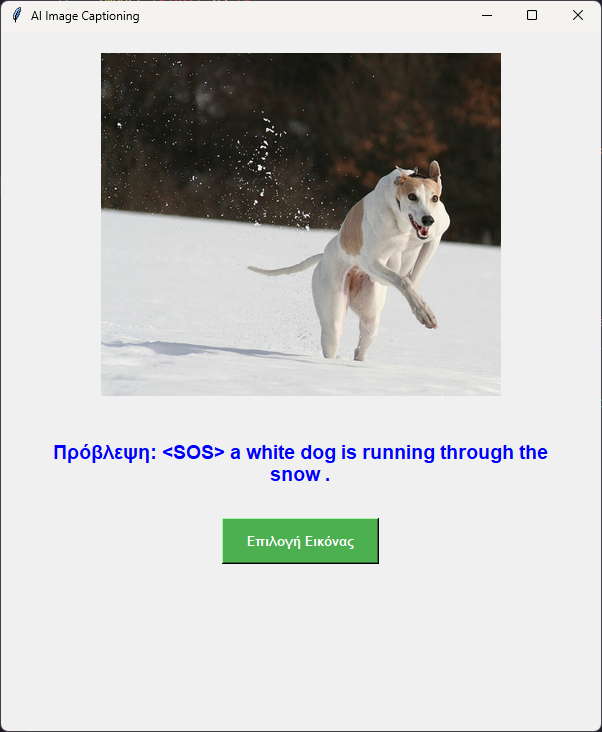
#> input picture Στιγμιότυπο οθόνης 2026-03-19 232005.png, 602 x 732 px
$ python -i imageClassifier.py   (imports and definitions only)   (older library calls are emulated)
#> lines starting #> are read from the running program, lines starting #| are printed output that depends on the picture

# Φόρτωση απαραίτητων βιβλιοθηκών

import numpy as np  # Για αριθμητικούς υπολογισμούς, πίνακες και μαθηματικές πράξεις
import cv2  # OpenCV για επεξεργασία εικόνας (π.χ. υπολογισμός histogram, μετατροπή χρωματικού χώρου)
import matplotlib.pyplot as plt  # Για plotting και visualization γραφημάτων
import seaborn as sns  # Για στατιστικά γραφήματα

# TensorFlow/Keras για deep learning
from tensorflow.keras.datasets import cifar10, cifar100 # Για να φορτώσουμε τα CIFAR-10 και CIFAR-100 datasets
from tensorflow.keras.models import Sequential  # Για να φτιάξουμε μοντέλα MLP
from tensorflow.keras.layers import Dense, Dropout  # Dense πλήρως συνδεδεμένο layer, Dropout για regularization
from tensorflow.keras.optimizers import Adam  # Optimizer για gradient descent
from tensorflow.keras.callbacks import EarlyStopping  # Σταματά το training όταν δεν βελτιώνεται


from sklearn.model_selection import train_test_split  # Διαχωρισμός dataset σε train/val/test
from sklearn.neighbors import KNeighborsClassifier  # KNN για classification
from sklearn.metrics import (  # Metrics για αξιολόγηση μοντέλων
    accuracy_score,  # Απλή ακρίβεια
    classification_report,  # Precision/Recall/F1 ανά κλάση
    confusion_matrix  # Πίνακας σύγχυσης
)

""" Φόρτωση των συνόλων δεδομένων

Για την υλοποίηση της εργασίας χρησιμοποιήθηκαν τα σύνολα δεδομένων CIFAR-10 και CIFAR-100, τα οποία παρέχονται έτοιμα μέσω της βιβλιοθήκης Keras.
Το CIFAR-10 περιλαμβάνει 60.000 έγχρωμες εικόνες διαστάσεων 32×32 κατανεμημένες σε 10 κατηγορίες, ενώ το CIFAR-100 περιλαμβάνει τον ίδιο αριθμό εικόνων αλλά κατανεμημένες σε 100 κατηγορίες.
Για το CIFAR-100 χρησιμοποιήθηκαν τα fine labels.
Τα δεδομένα διαχωρίζονται σε σύνολα εκπαίδευσης και ελέγχου, ενώ ο αριθμός των κλάσεων χρησιμοποιείται αργότερα για τον ορισμό της εξόδου του νευρωνικού δικτύου."""

# Φόρτωση Dataset

# [13 lines left out: function load_dataset, not called in this run]
    # flatten() για να έχουμε 1D array αντί για column vector

"""Προεπεξεργασία δεδομένων

Στο στάδιο της προεπεξεργασίας πραγματοποιείται κανονικοποίηση των τιμών των εικονοστοιχείων από το εύρος [0, 255] στο [0, 1].
Η κανονικοποίηση είναι απαραίτητη ώστε τα χαρακτηριστικά να βρίσκονται στην ίδια κλίμακα και να διευκολύνεται η εκπαίδευση των ταξινομητών.
Στη συνέχεια, το σύνολο εκπαίδευσης χωρίζεται σε σύνολα εκπαίδευσης και επικύρωσης (validation), ώστε να είναι δυνατή η παρακολούθηση της απόδοσης του μοντέλου κατά τη διάρκεια της εκπαίδευσης και να αποφευχθεί το overfitting."""
# Κανονικοποίηση εικόνων

def normalize_images(x):
    # Μετατρέπουμε τύπο σε float32 και κανονικοποιούμε [0,255] -> [0,1]
    return x.astype(np.float32) / 255.0


# Split σε training & validation

# [5 lines left out: function split_train_validation, not called in this run]

"""Εξαγωγή χρωματικών χαρακτηριστικών Color Histograms

Για την περιγραφή του χρώματος κάθε εικόνας υλοποιήθηκαν χρωματικά ιστογράμματα στον χρωματικό χώρο RGB.
Για κάθε ένα από τα τρία κανάλια R, G, B υπολογίζεται ένα ιστόγραμμα με προκαθορισμένο αριθμό bins.
Τα ιστογράμματα κανονικοποιούνται και στη συνέχεια συγχωνεύονται σε ένα ενιαίο διάνυσμα χαρακτηριστικών.
Με αυτόν τον τρόπο, κάθε εικόνα αναπαρίσταται από τη συνολική κατανομή των χρωμάτων της, αγνοώντας τη χωρική διάταξη των εικονοστοιχείων."""

# Color histogram feature extraction

# [12 lines left out: function extract_color_histogram, not called in this run]

"""Εξαγωγή χαρακτηριστικών ακμών (Edge Histograms)

Για την περιγραφή της δομής και της υφής των εικόνων χρησιμοποιήθηκαν ιστογράμματα ακμών.
Αρχικά, κάθε εικόνα μετατρέπεται σε εικόνα αποχρώσεων του γκρι.
Στη συνέχεια εφαρμόζονται οι τελεστές Sobel στους άξονες x και y, ώστε να υπολογιστούν οι κλίσεις της έντασης.
Από τις κλίσεις υπολογίζεται το gradient magnitude, το οποίο περιγράφει την ένταση των ακμών.
Τέλος, δημιουργείται ιστόγραμμα των τιμών της βαθμίδας, το οποίο αποτελεί το διάνυσμα χαρακτηριστικών της εικόνας."""

# Edge histogram feature extraction

def extract_edge_histogram(image, bins=16):
#> called with bins = 16
    gray = cv2.cvtColor(image, cv2.COLOR_RGB2GRAY)  # Μετατροπή σε grayscale
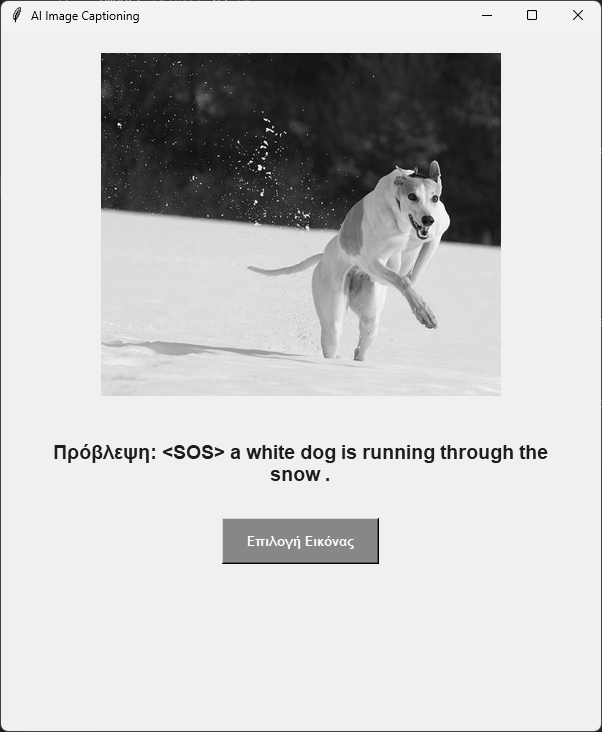
#> gray: shape (732, 602); min 0, max 255, mean 200.8

    # Υπολογισμός Sobel gradients
    gx = cv2.Sobel(gray, cv2.CV_32F, 1, 0)
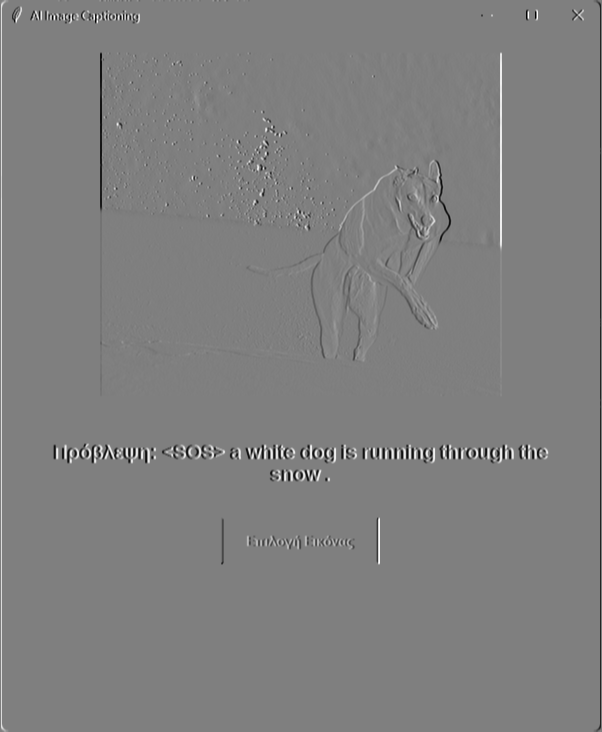
#> gx: shape (732, 602) float32; min -972, max 972, mean 0; drawn with min black and max white
    gy = cv2.Sobel(gray, cv2.CV_32F, 0, 1)
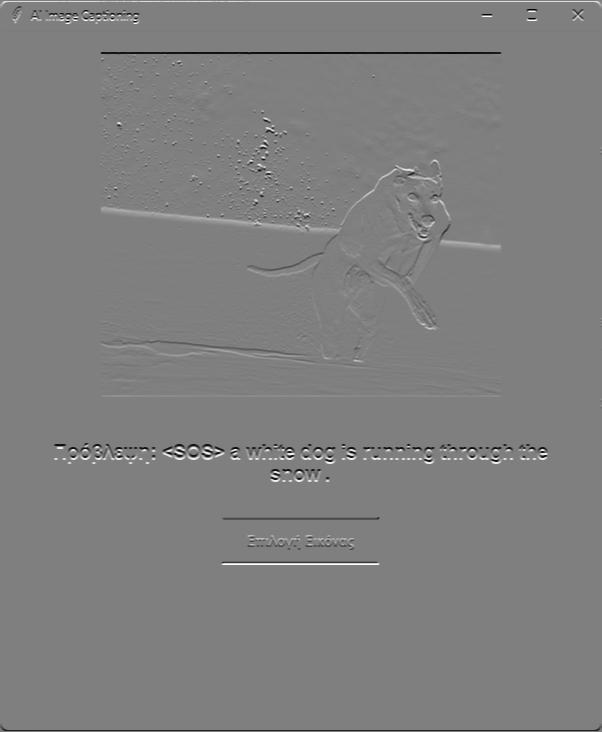
#> gy: shape (732, 602) float32; min -972, max 972, mean -0.1; drawn with min black and max white

    magnitude = cv2.magnitude(gx, gy)  # Μέτρο gradient για ένταση άκρων
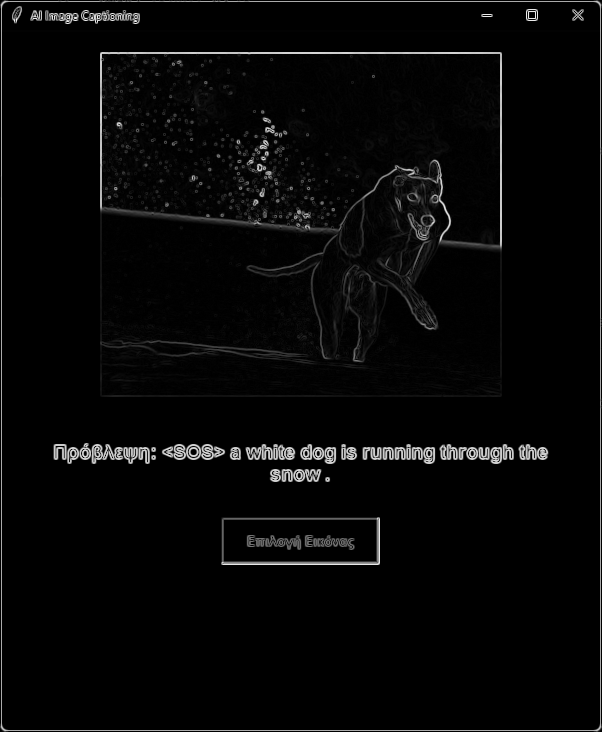
#> magnitude: shape (732, 602) float32; min 0, max 1050.9, mean 30.3; drawn with min black and max white

    # Υπολογισμός ιστογράμματος των magnitude
    hist, _ = np.histogram(magnitude, bins=bins, range=(0, magnitude.max()))
#> hist = [409576, 9334, 3962, 2651, 1915, 1186, 1183, 793, 980, 943, 3181, 998, 2622, 1003, 327, 10]
    hist = hist.astype("float")  # Μετατροπή σε float
    hist /= (hist.sum() + 1e-6)  # Κανονικοποίηση σε άθροισμα 1 για σύγκριση
#> hist = [0.929, 0.0212, 0.00899, 0.00602, 0.00435, 0.00269, 0.00268, 0.0018, 0.00222, 0.00214, 0.00722, 0.00226, 0.00595, 0.00228, 0.000742, 2.27e-05]

    return hist  # Επιστρέφουμε το feature vector

"""Δημιουργία διανυσμάτων χαρακτηριστικών

Για κάθε εικόνα του συνόλου δεδομένων εφαρμόζεται η αντίστοιχη μέθοδος εξαγωγής χαρακτηριστικών.
Τα διανύσματα χαρακτηριστικών όλων των εικόνων συγκεντρώνονται σε έναν πίνακα χαρακτηριστικών feature matrix, όπου κάθε γραμμή αντιστοιχεί σε μία εικόνα.
Ο πίνακας αυτός αποτελεί την είσοδο τόσο για το νευρωνικό δίκτυο όσο και για τον ταξινομητή kNN."""

# Build feature matrix για όλα τα images

# [16 lines left out: function build_feature_matrix, not called in this run]

"""Ταξινόμηση με Πολυεπίπεδο Perceptron

Για την ταξινόμηση των εικόνων υλοποιήθηκε ένα πολυεπίπεδο νευρωνικό δίκτυο .
Η είσοδος του δικτύου είναι το διάνυσμα χαρακτηριστικών κάθε εικόνας.
Το δίκτυο αποτελείται από δύο κρυφά επίπεδα με συνάρτηση ενεργοποίησης ReLU και ένα επίπεδο εξόδου με συνάρτηση Softmax, το οποίο επιστρέφει πιθανότητες για κάθε κατηγορία.
Η εκπαίδευση πραγματοποιείται με τον αλγόριθμο Adam και χρησιμοποιείται early stopping, ώστε να αποφεύγεται η υπερπροσαρμογή."""

# Build MLP model

# [16 lines left out: function build_mlp, not called in this run]

"""Ταξινόμηση με k-Κοντινότερους Γείτονες (kNN)

Παράλληλα με το MLP, υλοποιήθηκε και ο ταξινομητής k-Κοντινότερων Γειτόνων.
Ο kNN δεν απαιτεί εκπαίδευση , αλλά βασίζεται στον υπολογισμό αποστάσεων μεταξύ των διανυσμάτων χαρακτηριστικών.
Δοκιμάστηκαν διαφορετικές τιμές της παραμέτρου k (1, 3, 5, 7, 11), ώστε να μελετηθεί η επίδρασή της στην απόδοση του ταξινομητή.
"""
# Train KNN

# [4 lines left out: function train_knn, not called in this run]

"""Αξιολόγηση των αποτελεσμάτων

Η αξιολόγηση των μοντέλων πραγματοποιείται στο test set.
Για κάθε πείραμα υπολογίζεται το accuracy, καθώς και μετρικές precision, recall και F1-score ανά κατηγορία.
Επιπλέον, υπολογίζεται το confusion matrix, ο οποίος επιτρέπει την ανάλυση των λαθών ταξινόμησης.
Για το MLP παρουσιάζονται επίσης καμπύλες μάθησης, οι οποίες δείχνουν την εξέλιξη του accuracy στο σύνολο εκπαίδευσης."""

# Evaluate model

# [11 lines left out: function evaluate_model, not called in this run]

"""Σύγκριση συνόλων δεδομένων και χαρακτηριστικών

Η ίδια μεθοδολογία εφαρμόζεται τόσο στο CIFAR-10 όσο και στο CIFAR-100, ώστε να είναι δυνατή η άμεση σύγκριση των αποτελεσμάτων.
Μελετάται η επίδραση του τύπου χαρακτηριστικών , καθώς και η διαφορά απόδοσης μεταξύ MLP και kNN.
Ιδιαίτερη έμφαση δίνεται στην αυξημένη δυσκολία του CIFAR-100 λόγω του μεγαλύτερου αριθμού κατηγοριών."""

# Run full experiment

# [60 lines left out: function run_experiment, not called in this run]


# [10 lines not run here, left out]

>>> import cv2
>>> picture = cv2.cvtColor(cv2.imread('../Στιγμιότυπο οθόνης 2026-03-19 232005.png'), cv2.COLOR_BGR2RGB)
>>> result = extract_edge_histogram(picture)
#> result has the same summary as hist in extract_edge_histogram

$ run again, on Στιγμιότυπο οθόνης 2026-03-26 113849.png
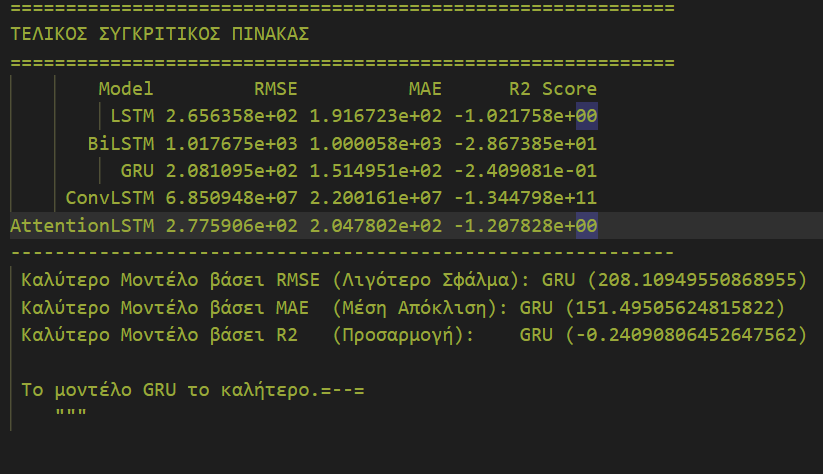
#> input picture Στιγμιότυπο οθόνης 2026-03-26 113849.png, 823 x 474 px
#> in extract_edge_histogram, `gy = cv2.Sobel(gray, cv2.CV_32F, 0, 1)`:
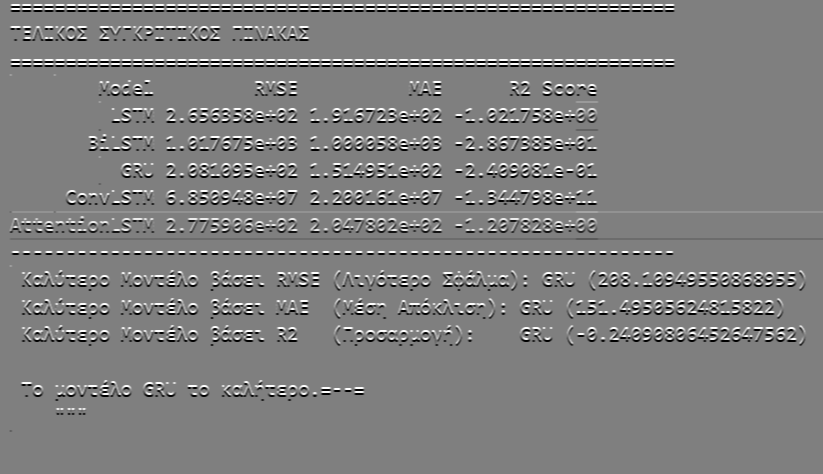
#> gy: shape (474, 823) float32; min -484, max 484, mean 0; drawn with min black and max white
#> in extract_edge_histogram, `magnitude = cv2.magnitude(gx, gy)`:
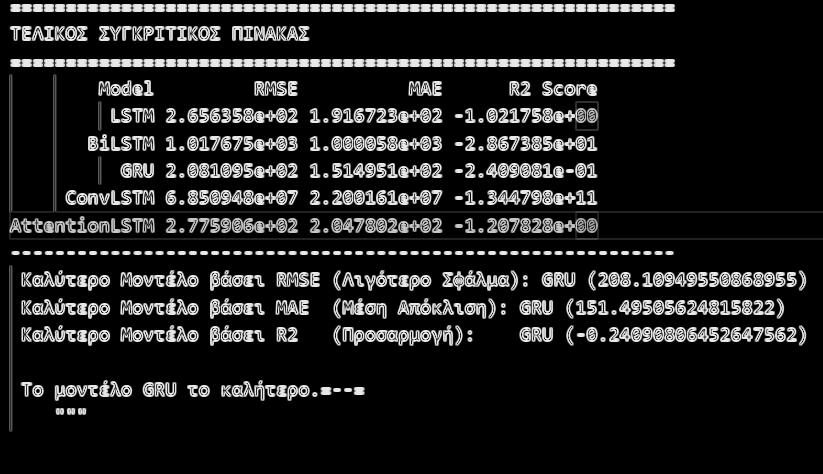
#> magnitude: shape (474, 823) float32; min 0, max 532, mean 65.4; drawn with min black and max white
#> in extract_edge_histogram, `hist, _ = np.histogram(magnitude, bins=bins, range=(0, magnitude.max()))`: hist = [312722, 2976, 7575, 3063, 3474, 3949, 2495, 3406, 2703, 3436, 3815, 4576, 5940, 7402, 19589, 2981]
#> in extract_edge_histogram, `hist /= (hist.sum() + 1e-6)`: hist = [0.802, 0.00763, 0.0194, 0.00785, 0.00891, 0.0101, 0.0064, 0.00873, 0.00693, 0.00881, 0.00978, 0.0117, 0.0152, 0.019, 0.0502, 0.00764]
#> result has the same summary as hist in extract_edge_histogram
